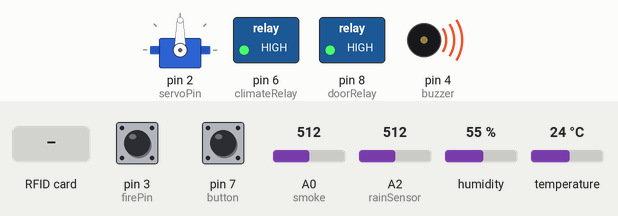
This sketch was run on a simulated Arduino Uno, built with avr-gcc and run on an emulated ATmega328P. Parts: servo, switched loads named in the sketch (green lamp = pin HIGH), buzzer (waves = sounding, pin HIGH). The test bench sets the inputs (shaded band); at power-on: A2 (rainSensor) = 512, A0 (smoke) = 512, pin 7 (button) HIGH, pin 3 (firePin) HIGH, humidity 55 %, temperature 24 °C. Pins used as bus, display or sensor lines are not drawn; what the sketch prints to the serial monitor is not drawn.

Above: at 1.2 s.
1.3 s: A2 (rainSensor) set to 485
At 2.5 s:
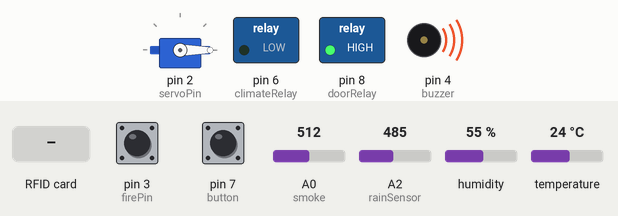
5.8 s: A0 (smoke) set to 40
At 9.2 s:
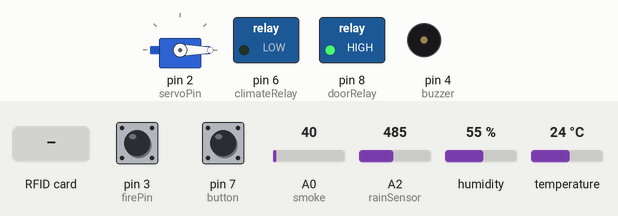
10.3 s: RFID card 2B 8C 2C 07 held to the reader
At 15.0 s:
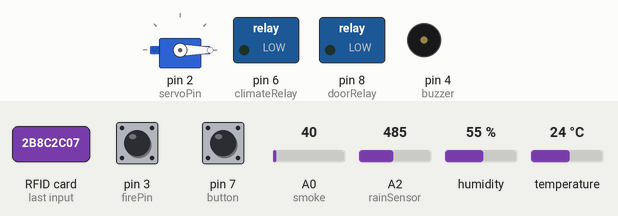
18.6 s: pin 7 (button) pulled LOW for 3 s
At 21.8 s:
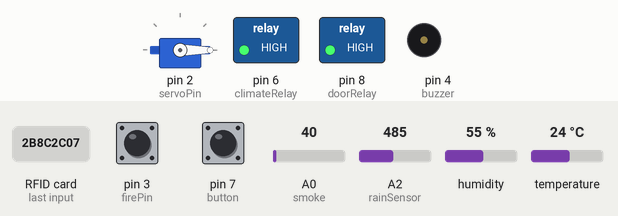
23.1 s: RFID card 2B 98 10 07 held to the reader
At 25.9 s:
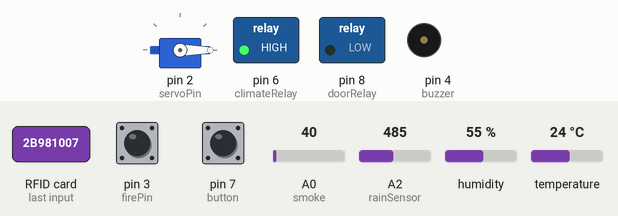
29.7 s: A2 (rainSensor) set to 610
At 32.7 s:
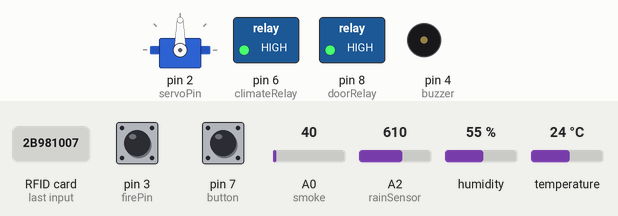
Timing chart, 0 to 34.2 s (numbered marks = the images above; inputs shaded):
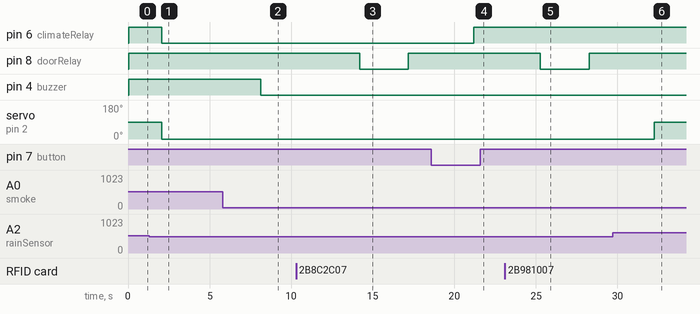

The sketch:

arduinoR4.ino
```cpp
#include <SPI.h>
#include <MFRC522.h>
#include <Servo.h>
#include <DHT.h>
//
int smoke=A0;
// =========================
// FIRE SENSOR
// =========================
int firePin = 3;
int buzzer=4;

// =========================
// RFID
// =========================
MFRC522 rfid(10, 9);

byte tag[4]  = {0x2B, 0x8C, 0x2C, 0x07};
byte card[4] = {0x2B, 0x98, 0x10, 0x07};

int doorRelay = 8;

// =========================
// RAIN SYSTEM
// =========================
Servo rainServo;

int rainSensor = A2;
int servoPin = 2;
int rainThreshold = 500;

// =========================
// DHT SYSTEM
// =========================
#define DHTPIN 5
#define DHTTYPE DHT22

DHT dht(DHTPIN, DHTTYPE);

int button = 7;
int climateRelay = 6;

int mode = 0; // 0 = SUMMER, 1 = WINTER
int lastButtonState = HIGH;

// =========================
// SETUP
// =========================
void setup() {

  Serial.begin(9600);

  // Fire
  pinMode(firePin, INPUT_PULLUP);

  // RFID
  SPI.begin();
  rfid.PCD_Init();

  // Door relay
  pinMode(doorRelay, OUTPUT);
  digitalWrite(doorRelay, HIGH);

  // Rain servo
  rainServo.attach(servoPin);

  // DHT
  dht.begin();

  pinMode(button, INPUT_PULLUP);

  pinMode(climateRelay, OUTPUT);
  digitalWrite(climateRelay, HIGH);
  pinMode(buzzer, OUTPUT);

  Serial.println("SMART SYSTEM STARTED");
}

// =========================
// LOOP
// =========================
void loop() {
   digitalWrite(buzzer, LOW);

  // =========================
  // FIRE SENSOR
  // =========================
  int fireValue = digitalRead(firePin);

  if (fireValue == LOW) {
    Serial.println("🔥 FIRE DETECTED");
    digitalWrite(buzzer, HIGH);
  } else {
    Serial.println("No Fire");
    digitalWrite(buzzer, LOW);
  }
//
  int value = analogRead(smoke);

  Serial.print("Smoke value: ");
  Serial.println(value);

  if (value < 50) {
    Serial.println("✅ Clean air");
    digitalWrite(buzzer, LOW);
  }
  else if (value >= 185 && value < 600) {
    Serial.println("⚠️ Smoke detected");
    digitalWrite(buzzer, HIGH);
  }
  /*else {
    Serial.println("🚨 High smoke / DANGER!");
    digitalWrite(buzzer, HIGH);
  }
*/
  delay(2000);


//
  // =========================
  // RAIN SENSOR
  // =========================
  int rainValue = analogRead(rainSensor);

  Serial.print("Rain: ");
  Serial.println(rainValue);

  if (rainValue < rainThreshold) {
    Serial.println("RAIN -> IN");
    rainServo.write(0);
  } else {
    Serial.println("NO RAIN -> OUT");
    rainServo.write(90);
  }

  // =========================
  // DHT22 + MODE SWITCH
  // =========================
  float temp = dht.readTemperature();

  if (!isnan(temp)) {

    Serial.print("Temp: ");
    Serial.println(temp);

    int buttonState = digitalRead(button);

    if (lastButtonState == HIGH && buttonState == LOW) {
      mode = 1 - mode;
    }

    lastButtonState = buttonState;

    if (mode == 0) {
      Serial.println("Mode: SUMMER");

      if (temp > 26) {
        digitalWrite(climateRelay, LOW);
        Serial.println("AC ON");
      } else {
        digitalWrite(climateRelay, LOW);//means on
      }

    } else {
      Serial.println("Mode: WINTER");

      if (temp < 20) {
        digitalWrite(climateRelay, HIGH);//MEANS ON
        Serial.println("HEATER ON");
      } else {
        digitalWrite(climateRelay, HIGH);
      }
    }
  }

  // =========================
  // RFID (FIXED - NO RETURN)
  // =========================
  if (rfid.PICC_IsNewCardPresent() &&
      rfid.PICC_ReadCardSerial()) {

    Serial.println("Card Detected");

    // Print UID (VERY IMPORTANT FOR DEBUG)
    Serial.print("UID: ");
    for (byte i = 0; i < rfid.uid.size; i++) {
      Serial.print(rfid.uid.uidByte[i], HEX);
      Serial.print(" ");
    }
    Serial.println();

    bool access = false;

    // TAG CHECK
    if (rfid.uid.uidByte[0] == tag[0] &&
        rfid.uid.uidByte[1] == tag[1] &&
        rfid.uid.uidByte[2] == tag[2] &&
        rfid.uid.uidByte[3] == tag[3]) {
      access = true;
    }

    // CARD CHECK
    if (rfid.uid.uidByte[0] == card[0] &&
        rfid.uid.uidByte[1] == card[1] &&
        rfid.uid.uidByte[2] == card[2] &&
        rfid.uid.uidByte[3] == card[3]) {
      access = true;
    }

    if (access) {

      Serial.println("ACCESS GRANTED");
      digitalWrite(doorRelay, LOW);
      delay(3000);
      digitalWrite(doorRelay, HIGH);

      Serial.println("DOOR CLOSED");

    } else {
      Serial.println("ILLEGAL CARD");
    }

    rfid.PICC_HaltA();
    rfid.PCD_StopCrypto1();
  }

  delay(2000);
}
```

Measured:
- the behaviour switches between 500 and 499 on A2 (rainSensor) (found by bisection; images 0 and 1)
- after the input at 1.3 s, servo on pin 2 (servoPin): 90° → 0° after 0.76 s
- after the input at 5.8 s, pin 4 (buzzer): HIGH → LOW after 2.3 s
- after the input at 10.3 s, pin 8 (doorRelay): HIGH → LOW after 3.9 s, → HIGH 3.0 s later
- after the input at 18.6 s, pin 6 (climateRelay): LOW → HIGH after 2.6 s
- after the input at 23.1 s, pin 8 (doorRelay): HIGH → LOW after 2.2 s, → HIGH 3.0 s later
- after the input at 29.7 s, servo on pin 2 (servoPin): 0° → 90° after 2.6 s
